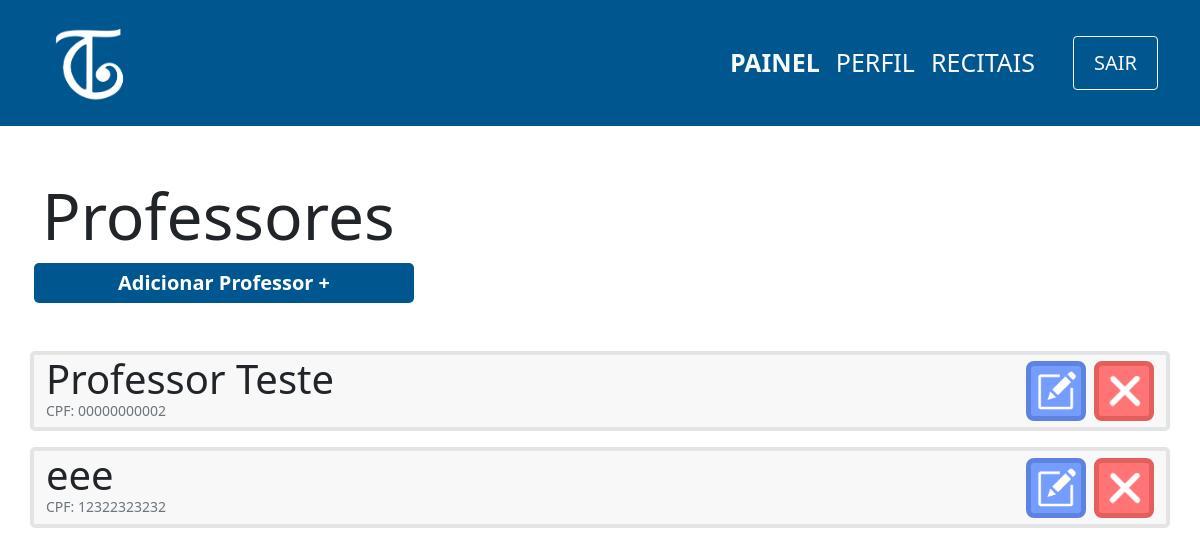
The app's page /view/professor/index.php (signed in) with its own data.
### tables this page shows
CREATE TABLE professor(
                id INTEGER PRIMARY KEY ,
                cpf varchar(11) not null,
                nome varchar(100) not null,
                senha varchar(100) not null,
                email varchar(100) not null,
                contrato varchar(150)
            );

### controller/professor/index.php (called while the page is built)
<?php
    require '../../db/connection.php';
    try {
        $sql=$db->prepare('SELECT nome,cpf,id,contrato FROM professor');
        $sql->execute();
        $professores=$sql->fetchAll(PDO::FETCH_ASSOC);
    } catch (PDOException $e) {
        echo 'Erro ao executar comando no banco de dados: ' . $e->getMessage();
        exit();
    }
?>

### view/professor/index.php (the view, shortened to what this page needs)
<?php
    include '../../layouts/navbar.php';
    include '../../controller/professor/index.php';
?>
<div class="container">
    <div class="row mt-5">
        <h1 class="mt-1 display-3">Professores</h1>
        <span class="btn-principal col-md-4 col-sm-12 mx-1 text-center mb-5" onclick="location.href='cadastro.php'">
            <a href="cadastro.php">Adicionar Professor +</a>
        </span>
        <?php
        foreach($professores as $professor){
            echo'
        <div class="col-12 card d-flex flex-row mb-3 justify-content-between">
            <div class="d-flex flex-column" id="'.$professor['id'].'">
                <p class="m-0 display-6">'.$professor['nome'].'
                ';
                echo'
                </p>
                <p class="m-0 text-muted display-3 mb-2" style="font-size:14px">CPF: '.$professor['cpf'].'</p>
            </div>
            <div class="d-flex align-items-center">
                <button onclick="location.href=\'edit.php?id='.$professor['id'].'\';" class="btn-editar mx-2" >
                    <img src="../../images/edit-icon.png" width=40px>
                </button>
                <button onclick="location.href=\'../../controller/professor/delete.php?id='.$professor['id'].'\';" class="btn-remover">
                    <img src="../../images/delete-icon.png" width=40px>
                </button>
            </div>
        </div>
        ';}
        ?>
    </div>
</div>

### css/style.css (style rules this page uses)
a { text-decoration: none; color:white; }
.btn-principal { background-color: #005790; color:white; padding: 5px 25px; font-weight: 600; font-size:20px; border:none; border-radius:5px; cursor: pointer; text-decoration: none; }
.card { background-color:#F8F8F8; border: 4px solid #E4E4E4; border-radius: 5px; }
.btn-editar { background-color:#759CFF; border: 5px solid #5E82DF; color:white; border-radius:8px; width:60px; height:60px; cursor: pointer; }
.btn-remover { background-color:#FF7575; border: 5px solid #E55E5E; color:white; border-radius:8px; width:60px; height:60px; cursor: pointer; }

### records on screen
professor: nome "Professor Teste", cpf "00000000002"
professor: nome "eee", cpf "12322323232"
